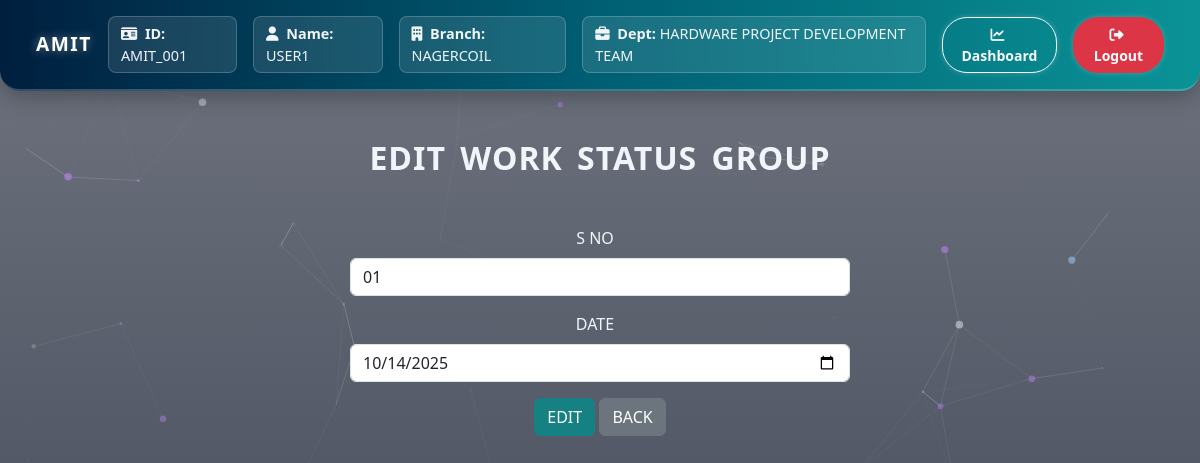
/work-status-group/1/edit/ (signed in), run on the app's committed database.
### amit_logins/models.py (models this page shows, shortened)
class User(AbstractUser):
    DEPARTMENT_CHOICES = [
        ('HARDWARE PROJECT DEVELOPMENT TEAM', 'HARDWARE PROJECT DEVELOPMENT TEAM'),
        ('ADMIN TEAM', 'ADMIN TEAM'),
        ('ADMIN-MANAGEMENT WORK TEAM', 'ADMIN-MANAGEMENT WORK TEAM'),
    ]
    BRANCH_CHOICES = [
        ('NAGERCOIL', 'NAGERCOIL'),
    ]
    employee_name = models.CharField(max_length=100, null=True, blank=True)
    department = models.CharField(max_length=50, choices=DEPARTMENT_CHOICES)
    branch = models.CharField(max_length=20, choices=BRANCH_CHOICES)
    is_team_leader = models.BooleanField(default=False)
    is_approved = models.BooleanField(default=False)  # ✅ New field for admin approval

class WorkStatusGroup(models.Model):
    user = models.ForeignKey(User, on_delete=models.CASCADE)
    branch = models.CharField(max_length=100)
    department = models.CharField(max_length=100)
    S_NO=models.CharField(max_length=100)
    DATE = models.DateField()

### amit_logins/views.py (the view)
# urls.py: path('work-status-group/<int:group_id>/edit/', views.edit_work_status_group, name='edit_work_status_group'),
@login_required
def edit_work_status_group(request, group_id):
    group = get_object_or_404(WorkStatusGroup, id=group_id)
    if request.method == 'POST':
        form = WorkStatusGroupForm(request.POST, instance=group)
        if form.is_valid():
            form.save()
            return redirect('work_status_group_list')
    else:
        form = WorkStatusGroupForm(instance=group)
    return render(request, 'workstatus/add_edit_work_status_group.html', {
        'form': form,
        'action': 'Edit'
    })

### amit_logins/forms.py
class WorkStatusGroupForm(forms.ModelForm):
    class Meta:
        model = WorkStatusGroup
        fields = ['S_NO', 'DATE']
        widgets = {
             'DATE': forms.DateInput(attrs={'type': 'date'}),
        }

### amit_logins/templates/workstatus/add_edit_work_status_group.html (shortened to what this page needs)
{% extends 'logins/base.html' %}
{% load widget_tweaks %}
{% block content %}
<div class="container mt-5">
    <center>
    <h2 class="text-center mt-5 text-uppercase" style="font-weight:900">{{ action }} Work Status Group</h2>
<div class=" addmain mt-5">
    <form method="post">
           {% for field in form %}
            <div class="mb-3">
                <label for="{{ field.id_for_label }}" class="form-label">{{ field.label }}</label>
                {% render_field field class="form-control" %}
            </div>
        {% endfor %}
        <button type="submit" class="btn btn-primary text-uppercase">{{ action }}</button>
        <a href="{% url 'work_status_group_list' %}" class="btn btn-secondary">BACK</a>
    </form>
    </div></center>
</div>
{% endblock %}

### amit_logins/templates/logins/base.html (shortened to what this page needs)
{% load static %}
<!DOCTYPE html>
<html lang="en">
<head>
  <link href="https://cdn.jsdelivr.net/npm/bootstrap@5.3.5/dist/css/bootstrap.min.css" rel="stylesheet">
  <link rel="stylesheet" href="https://cdnjs.cloudflare.com/ajax/libs/font-awesome/6.4.0/css/all.min.css">
</head>
<body>
  <div id="particles-js"></div>
  {% if user.is_authenticated %}
<nav class="navbar navbar-expand-lg navbar-dark custom-navbar px-4 py-3">
  <div class="container-fluid">
    <a class="navbar-brand fw-bold text-uppercase" href="#">
      AMIT
    </a>
    <div class="collapse navbar-collapse justify-content-end" id="navbarContent">
      <ul class="navbar-nav align-items-center gap-3">
        <li class="nav-item user-box">
          <i class="fa-solid fa-id-card me-1"></i> <strong>ID:</strong> {{ user.username }}
        </li>
        {% if not user.is_superuser %}
        <li class="nav-item user-box">
          <i class="fa-solid fa-user me-1"></i> <strong>Name:</strong> {{ user.employee_name }}
        </li>
        <li class="nav-item user-box">
          <i class="fa-solid fa-building me-1"></i> <strong>Branch:</strong> {{ user.branch }}
        </li>
        <li class="nav-item user-box">
          <i class="fa-solid fa-briefcase me-1"></i> <strong>Dept:</strong> {{ user.department }}
        </li>
        {% endif %}
        <li class="nav-item">
          <a href="{% url 'dashboard' %}" class="btn nav-btn btn-outline-light btn-sm">
            <i class="fa-solid fa-chart-line me-1"></i> Dashboard
          </a>
        </li>
        <li class="nav-item">
          <a href="{% url 'logout' %}" class="btn nav-btn btn-danger btn-sm">
            <i class="fa-solid fa-right-from-bracket me-1"></i> Logout
          </a>
        </li>
      </ul>
    </div>
  </div>
</nav>
{% endif %}
  <div class="container-fluid content-wrapper mt-4">
    {% block content %}
    {% endblock %}
  </div>
</body>
</html>

### data on the page
User: username "AMIT_001", employee_name "USER1", branch "NAGERCOIL", department "HARDWARE PROJECT DEVELOPMENT TEAM"
WorkStatusGroup: S_NO "01" "10/14/2025"

### other printed values
{{ action }} "EDIT"
{{ field.label }} "S NO" "DATE"
